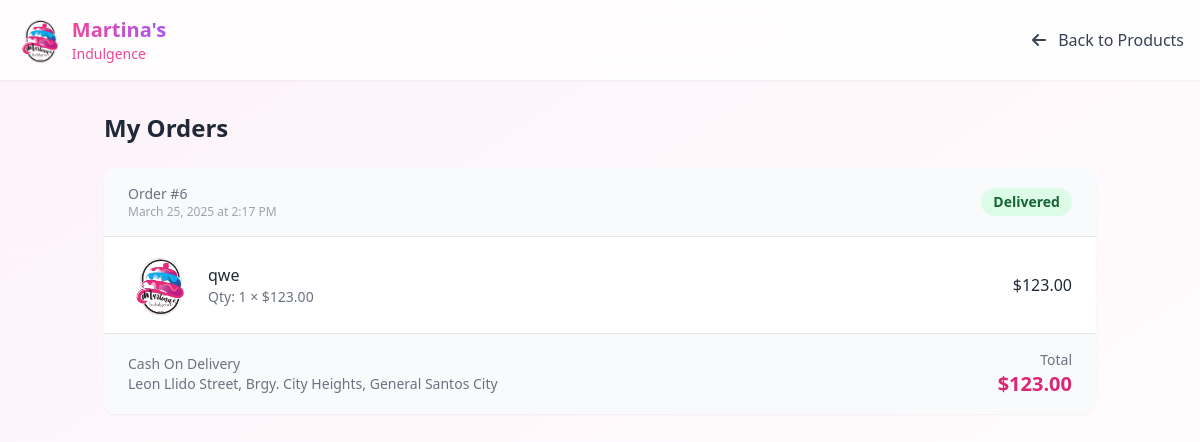
The app's page /customer/my_orders.php (signed in) with its own data.
### tables this page shows
CREATE TABLE `orders` (
  `id` int(11) NOT NULL,
  `user_id` int(11) NOT NULL,
  `total_amount` decimal(10,2) NOT NULL,
  `order_date` datetime NOT NULL,
  `status` enum('pending','processing','shipped','delivered','cancelled') NOT NULL DEFAULT 'pending',
  `shipping_name` varchar(100) NOT NULL,
  `shipping_address` varchar(255) NOT NULL,
  `shipping_city` varchar(100) NOT NULL,
  `shipping_phone` varchar(20) NOT NULL,
  `payment_method` enum('cash_on_delivery','bank_transfer') NOT NULL,
  `special_instructions` text DEFAULT NULL,
  `archived` tinyint(1) DEFAULT 0
);

CREATE TABLE `order_items` (
  `id` int(11) NOT NULL,
  `order_id` int(11) NOT NULL,
  `product_id` int(11) NOT NULL,
  `quantity` int(11) NOT NULL,
  `price` decimal(10,2) NOT NULL,
  `item_total` decimal(10,2) NOT NULL
);

CREATE TABLE `products` (
  `id` int(11) NOT NULL,
  `name` varchar(255) NOT NULL,
  `description` text DEFAULT NULL,
  `price` decimal(10,2) NOT NULL,
  `category` varchar(50) DEFAULT NULL,
  `image_url` varchar(255) NOT NULL,
  `created_at` timestamp NOT NULL DEFAULT current_timestamp(),
  `updated_at` timestamp NOT NULL DEFAULT current_timestamp() ON UPDATE current_timestamp()
);

### customer/my_orders.php (the view, shortened to what this page needs)
<?php
require_once "../dbconn.php";
$user_id = $_SESSION["user_id"];
$orders_query = "SELECT * FROM orders WHERE user_id = $user_id ORDER BY order_date DESC";
$orders_result = mysqli_query($conn, $orders_query);
?>
<!DOCTYPE html>
<html lang="en">
<head>
    <script src="https://cdn.tailwindcss.com"></script>
    <link rel="stylesheet" href="https://cdnjs.cloudflare.com/ajax/libs/font-awesome/6.4.0/css/all.min.css">
</head>
<body class="bg-gradient-to-br from-pink-50 to-white font-sans min-h-screen">
    <nav class="bg-white/80 backdrop-blur-md shadow-sm w-full">
        <div class="max-w-7xl mx-auto px-4 py-4">
            <div class="flex justify-between items-center">
                <a href="customer_dashboard.php" class="flex items-center space-x-2">
                    <img src="../logo.png" alt="Martina's" class="h-12 w-auto">
                    <div>
                        <h1 class="text-xl font-bold bg-gradient-to-r from-pink-500 to-purple-500 bg-clip-text text-transparent">Martina's</h1>
                        <p class="text-sm text-pink-500">Indulgence</p>
                    </div>
                </a>
                <a href="customer_dashboard.php" class="text-gray-700 hover:text-pink-500 transition-colors">
                    <i class="fas fa-arrow-left mr-2"></i> Back to Products
                </a>
            </div>
        </div>
    </nav>
    <div class="max-w-5xl mx-auto px-4 py-8">
        <h1 class="text-2xl font-bold text-gray-800 mb-6">My Orders</h1>
        <?php if (mysqli_num_rows($orders_result) > 0): ?>
            <div class="space-y-6">
                <?php while ($order = mysqli_fetch_assoc($orders_result)): ?>
                    <div class="bg-white rounded-xl shadow-sm overflow-hidden">
                        <div class="px-6 py-4 flex flex-wrap items-center justify-between bg-gray-50 border-b border-gray-200">
                            <div>
                                <p class="text-sm text-gray-500">Order #<?= $order['id'] ?></p>
                                <p class="text-xs text-gray-400"><?= date('F j, Y \a\t g:i A', strtotime($order['order_date'])) ?></p>
                            </div>
                            <?php
                            $status_class = [
                                'pending' => 'bg-yellow-100 text-yellow-800',
                                'processing' => 'bg-blue-100 text-blue-800',
                                'shipped' => 'bg-purple-100 text-purple-800',
                                'delivered' => 'bg-green-100 text-green-800',
                                'cancelled' => 'bg-red-100 text-red-800'
                            ];
                            $status = $order['status'];
                            $class = $status_class[$status] ?? 'bg-gray-100 text-gray-800';
                            ?>
                            <span class="px-3 py-1 inline-flex text-sm leading-5 font-semibold rounded-full <?= $class ?>">
                                <?= ucfirst($status) ?>
                            </span>
                        </div>
                        <div class="px-6 py-4">
                            <?php
                            $items_query = "SELECT oi.*, p.name, p.image_url FROM order_items oi
                                           JOIN products p ON oi.product_id = p.id
                                           WHERE oi.order_id = " . $order['id'];
                            $items_result = mysqli_query($conn, $items_query);
                            ?>
                            <div class="space-y-4">
                                <?php while ($item = mysqli_fetch_assoc($items_result)): ?>
                                    <div class="flex items-center">
                                        <?php if (!empty($item['image_url'])): ?>
                                            <img src="<?= htmlspecialchars($item['image_url']) ?>"
                                                 onerror="this.onerror=null; this.src='uploads/<?= htmlspecialchars($item['image_url']) ?>'; this.onerror=function(){this.src='images/no-image.png'; this.onerror=null;}"
                                                 alt="<?= htmlspecialchars($item['name']) ?>"
                                                 class="h-16 w-16 object-cover rounded-md mr-4">
                                        <?php else: ?>
                                            <div class="h-16 w-16 bg-gray-100 rounded-md flex items-center justify-center mr-4">
                                                <i class="fas fa-birthday-cake text-gray-300 text-xl"></i>
                                            </div>
                                        <?php endif; ?>
                                        <div class="flex-1">
                                            <h3 class="text-gray-800 font-medium"><?= htmlspecialchars($item['name']) ?></h3>
                                            <p class="text-gray-500 text-sm">Qty: <?= $item['quantity'] ?> × $<?= number_format($item['price'], 2) ?></p>
                                        </div>
                                        <div class="text-right">
                                            <p class="text-gray-800 font-medium">$<?= number_format($item['item_total'], 2) ?></p>
                                        </div>
                                    </div>
                                <?php endwhile; ?>
                            </div>
                        </div>
                        <div class="px-6 py-4 border-t border-gray-200 bg-gray-50 flex justify-between items-center">
                            <div>
                                <p class="text-sm text-gray-500"><?= ucwords(str_replace('_', ' ', $order['payment_method'])) ?></p>
                                <p class="text-sm text-gray-500"><?= htmlspecialchars($order['shipping_address']) ?>, <?= htmlspecialchars($order['shipping_city']) ?></p>
                            </div>
                            <div class="text-right">
                                <p class="text-sm text-gray-500">Total</p>
                                <p class="text-xl font-bold text-pink-600">$<?= number_format($order['total_amount'], 2) ?></p>
                            </div>
                        </div>
                    </div>
                <?php endwhile; ?>
            </div>
        <?php endif; ?>
    </div>
</body>
</html>

### records on screen
orders: id "6", order_date "March 25, 2025 at 2:17 PM", status "Delivered", payment_method "Cash On Delivery", shipping_address "Leon Llido Street, Brgy. City Heights", shipping_city "General Santos City", total_amount "123.00"
order_items: product.image_url (picture), product.name "qwe", quantity "1", price "123.00", item_total "123.00"
